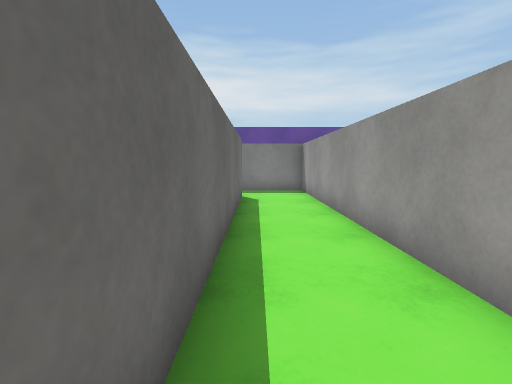
View 1 (above)

12 first-person views from a walk through a scene from a Unity 3-D project. The camera is 1.2 m above the floor, tilts 6° down and sees 85° across. The floor is counted in squares, 1 m on a side. Each view is taken from the middle of a square. On the plan, view 1 faces up. The plan holds only what a view shows up to about 13 squares ahead; the rest is blank. The place goes on beyond the plan. The player character is not drawn. Surface patterns are stand-ins for the level's own textures.

View 2
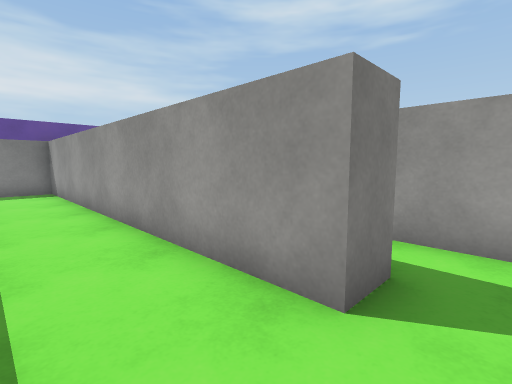

View 3
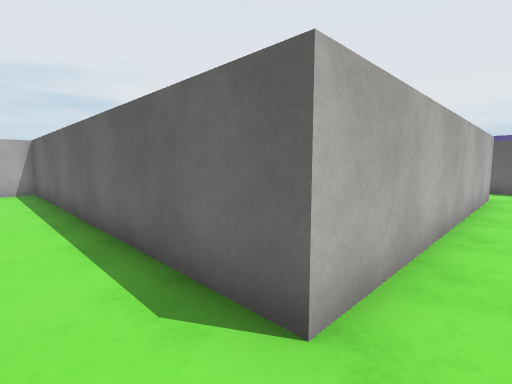

View 4
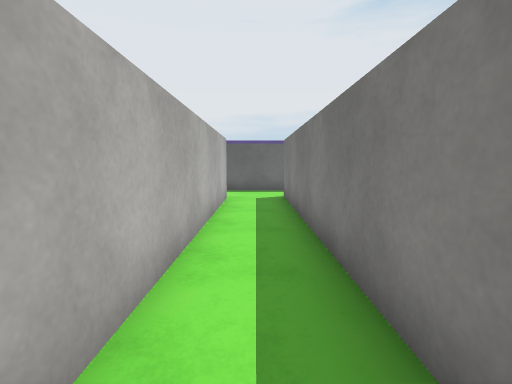

View 5
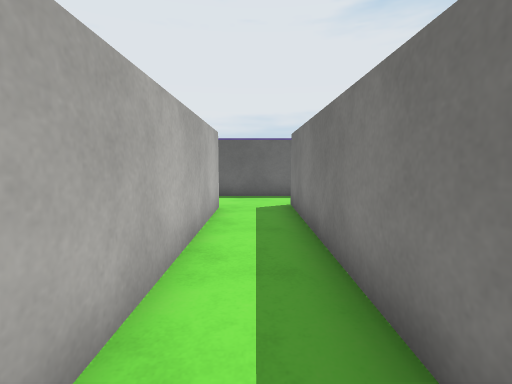

View 6
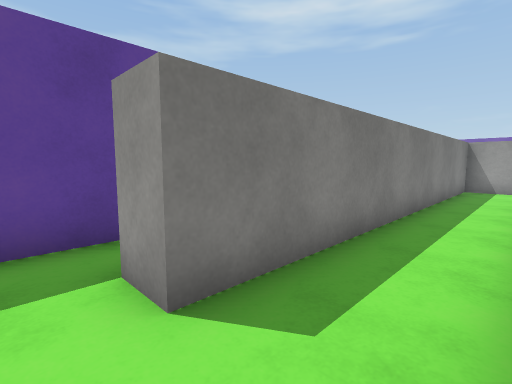

View 7
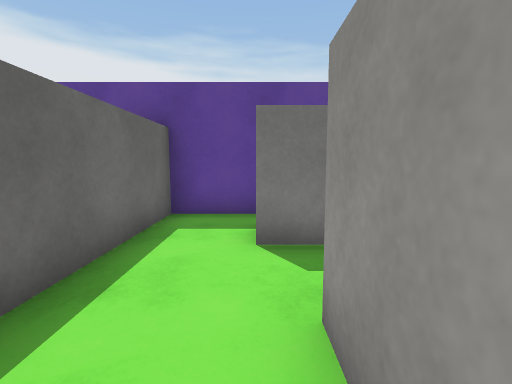

View 8
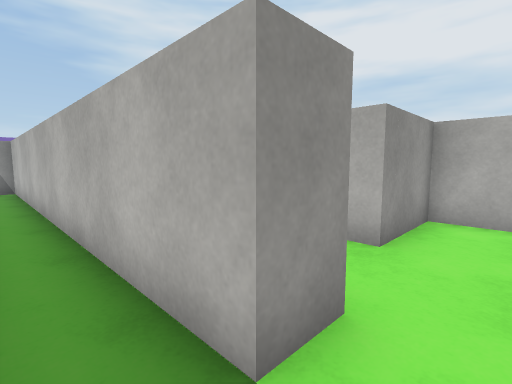

View 9
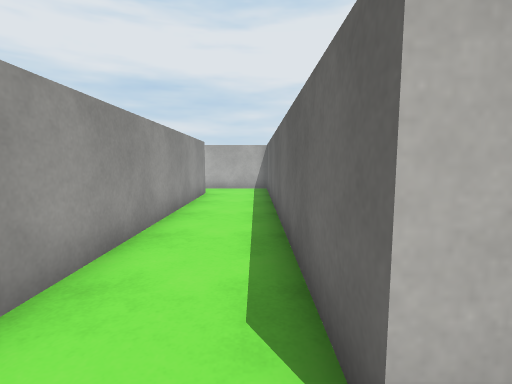

View 10
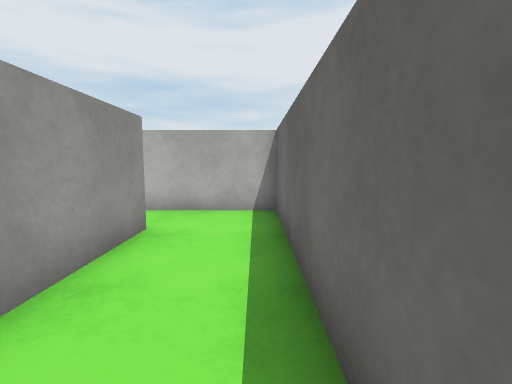

View 11
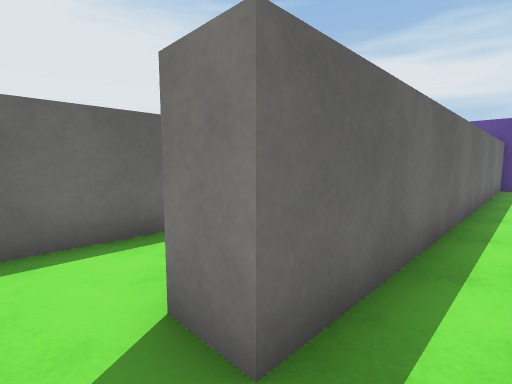

View 12
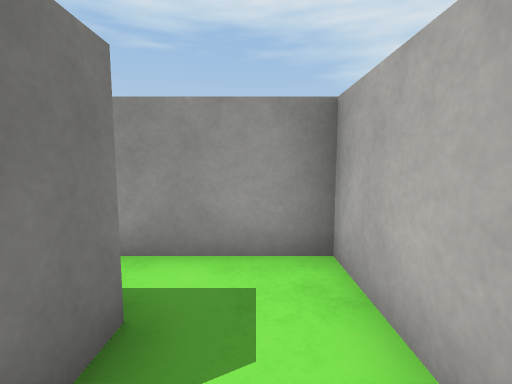

### Floor plan
Points are (right, up) in squares from view 1. A wall is a line through its corners. A room is listed if a view was taken in it or the views show most of it. See-through windows are left out.
Room 1 (views 1, 2, 3, 4, 5, 6, 9, 10, 12)
walls: (3, 0) (2, 0) (2, 12) (-11, 12) (-11, 13); (-10.5, 8.5) (-10.5, 10) (-0.5, 10) (-0.5, -2) (3.5, -2); (-13, 13.5) (-13, 9.6)
ways out: opening at (-11.5, 9.5) to room 2; opening at (-12, 12.5) to room 3; opening at (2.5, -1) to room 4
Room 2 (view 7)
walls: (-11.9, 7.5) (-10.5, 7.5) (-10.5, 8.5)
ways out: opening at (-11.5, 9.5) to room 1
Room 3 (view 8)
walls: (-10.4, 14.5) (-13, 14.5) (-13, 13.5); (-11, 13) (2, 13)
ways out: opening at (-12, 12.5) to room 1
Room 4 (view 11)
walls: (3, 14.5) (3, 0); (3.5, -2) (4.5, -2) (4.5, 0.8)
ways out: opening at (2.5, -1) to room 1

Positions as (right, up) in squares from view 1, and headings:
1: (0, 0), facing up
2: (0, -1), facing up-right
3: (1, 11), facing down-left
4: (-1, 11), facing left
5: (-3, 11), facing left
6: (-12, 10), facing up-right
7: (-11, 8), facing up
8: (-12, 14), facing down-right
9: (0, 11), facing down
10: (0, 5), facing down
11: (4, -1), facing up-left
12: (1, -1), facing right
